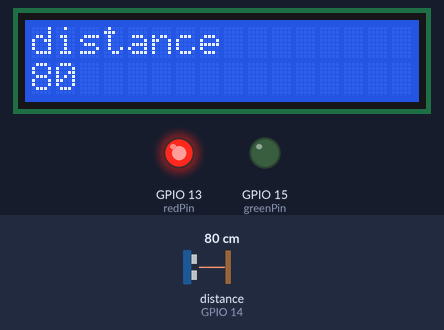
The sketch below on a simulated ESP8266 (NodeMCU). On the bench: 16×2 character LCD, output pins drawn as LEDs (lit = HIGH). Wiring (inferred from the names in the program): ultrasonic range finder: trigger GPIO 12; echo GPIO 14. The test bench sets the inputs (shaded band); at power-on: distance to the obstacle (sensor on GPIO 14) 80 cm. The echo pulse lasts 58.3 µs per cm; WiFi joins after 1.5 s; servers stay silent unless stated; uploads are accepted with an empty reply; pins used as bus, display or sensor lines are not drawn; what the sketch prints to the serial monitor is not drawn.

Above: at 1.2 s.
1.3 s: distance to the obstacle (sensor on GPIO 14) set to 95 cm
At 2.4 s:
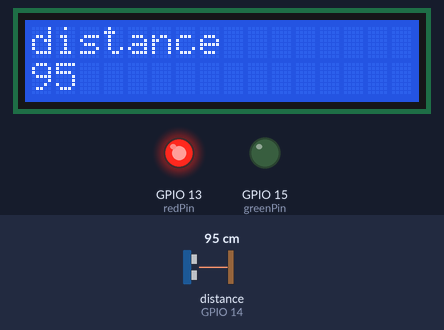
3.1 s: distance to the obstacle (sensor on GPIO 14) set to 102 cm
At 4.4 s:
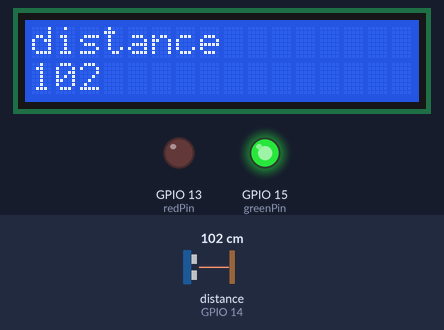
4.7 s: distance to the obstacle (sensor on GPIO 14) set to 2 cm
At 5.2 s:
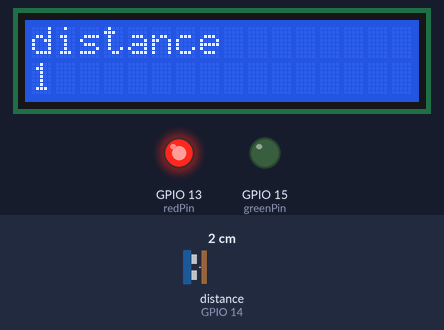
Timing chart, 0 to 7.7 s (numbered marks = the images above; inputs shaded):
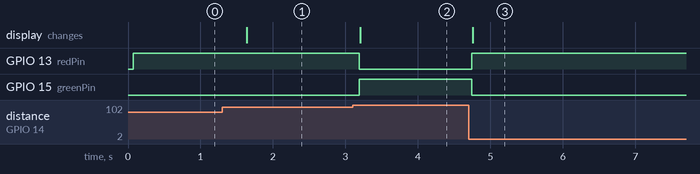

Measured:
- the behaviour switches between 99 and 100 cm on distance to the obstacle (sensor on GPIO 14) (found by bisection; images 1 and 2)
- after the input at 1.3 s, the display: changes after 0.34 s (image 1)
- after the input at 3.1 s, GPIO 13 (redPin): HIGH → LOW after 0.09 s; GPIO 15 (greenPin): LOW → HIGH after 0.09 s; the display: changes after 0.10 s (image 2)
- after the input at 4.7 s, GPIO 13 (redPin): LOW → HIGH at once; GPIO 15 (greenPin): HIGH → LOW at once; the display: changes after 0.06 s (image 3)

The sketch:

distance_sensor_wifi.ino
```cpp
#include<Wire.h>
#include<LiquidCrystal_I2C.h>
#include <ESP8266WiFi.h>
WiFiClient wifiClient;

int redPin = 13;
int greenPin = 15;//GPIO 13 corresponds to pin D7. You can check the pinout.
const int trigPin = 12;
const int echoPin = 14;
long duration, distance;
LiquidCrystal_I2C lcd(0x27, 16, 2);
void setup(){
WiFi.begin("RCA-WiFi", "rca@2019");
lcd.begin();
lcd.backlight();
// initialize ledPin as an output.
Serial.begin(9600);
pinMode(redPin, OUTPUT);
pinMode(greenPin, OUTPUT);
 pinMode(trigPin, OUTPUT);
  pinMode(echoPin, INPUT);
}
// the loop function runs over and over again forever
void loop(){
  String host = "192.168.1.68";
  String path = "/iot/";
    int port = 8000;
 digitalWrite(trigPin, LOW);

  delayMicroseconds(2);

  digitalWrite(trigPin, HIGH);
  delayMicroseconds(10);
  digitalWrite(trigPin, LOW);
  duration = pulseIn(echoPin, HIGH);
  distance = (duration / 2) / 29.1;


  if (distance >= 100 || distance <= 0){
digitalWrite(greenPin,HIGH);
digitalWrite(redPin,LOW);
   Serial.println("Out of range");

   }

   else {
digitalWrite(greenPin,LOW);
digitalWrite(redPin,HIGH);

   }
   lcd.clear();
   lcd.print("distance");
   lcd.setCursor(0,1);
   lcd.print(distance);
    String request = "POST /iot?device=RCA0125BGE&distance="+(String)distance+" HTTP/1.1";
  wifiClient.connect(host, port);
  wifiClient.println(request);
  wifiClient.println("Host: "+host);
  wifiClient.println("User-Agent: ESP8266/1.0");
  wifiClient.println("C: ESP8266/1.0");
  wifiClient.println();
  Serial.println("Response: "+wifiClient.readStringUntil('\n'));
   delay(500);
}
```
